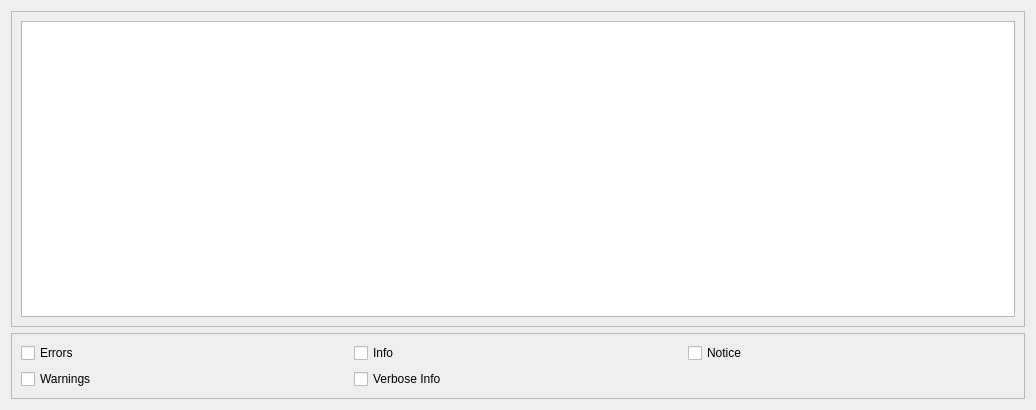
<?xml version="1.0" encoding="UTF-8"?>
<ui version="4.0">
 <class>logDialog</class>
 <widget class="QDialog" name="logDialog">
  <property name="geometry">
   <rect>
    <x>0</x>
    <y>0</y>
    <width>1036</width>
    <height>410</height>
   </rect>
  </property>
  <property name="windowTitle">
   <string>Dialog</string>
  </property>
  <layout class="QVBoxLayout" name="verticalLayout">
   <item>
    <widget class="QFrame" name="frame_2">
     <property name="frameShape">
      <enum>QFrame::StyledPanel</enum>
     </property>
     <property name="frameShadow">
      <enum>QFrame::Raised</enum>
     </property>
     <layout class="QGridLayout" name="gridLayout">
      <item row="0" column="1">
       <widget class="QListWidget" name="logList"/>
      </item>
     </layout>
    </widget>
   </item>
   <item>
    <widget class="QFrame" name="frame">
     <property name="frameShape">
      <enum>QFrame::StyledPanel</enum>
     </property>
     <property name="frameShadow">
      <enum>QFrame::Raised</enum>
     </property>
     <layout class="QGridLayout" name="gridLayout_2">
      <item row="0" column="0">
       <widget class="QCheckBox" name="errorCheck">
        <property name="text">
         <string>Errors</string>
        </property>
       </widget>
      </item>
      <item row="1" column="0">
       <widget class="QCheckBox" name="warningCheck">
        <property name="text">
         <string>Warnings</string>
        </property>
       </widget>
      </item>
      <item row="0" column="1">
       <widget class="QCheckBox" name="infoCheck">
        <property name="text">
         <string>Info</string>
        </property>
       </widget>
      </item>
      <item row="1" column="1">
       <widget class="QCheckBox" name="verboseCheck">
        <property name="text">
         <string>Verbose Info</string>
        </property>
       </widget>
      </item>
      <item row="0" column="2">
       <widget class="QCheckBox" name="noticeCheck">
        <property name="text">
         <string>Notice</string>
        </property>
       </widget>
      </item>
     </layout>
    </widget>
   </item>
  </layout>
 </widget>
 <resources/>
 <connections/>
</ui>
